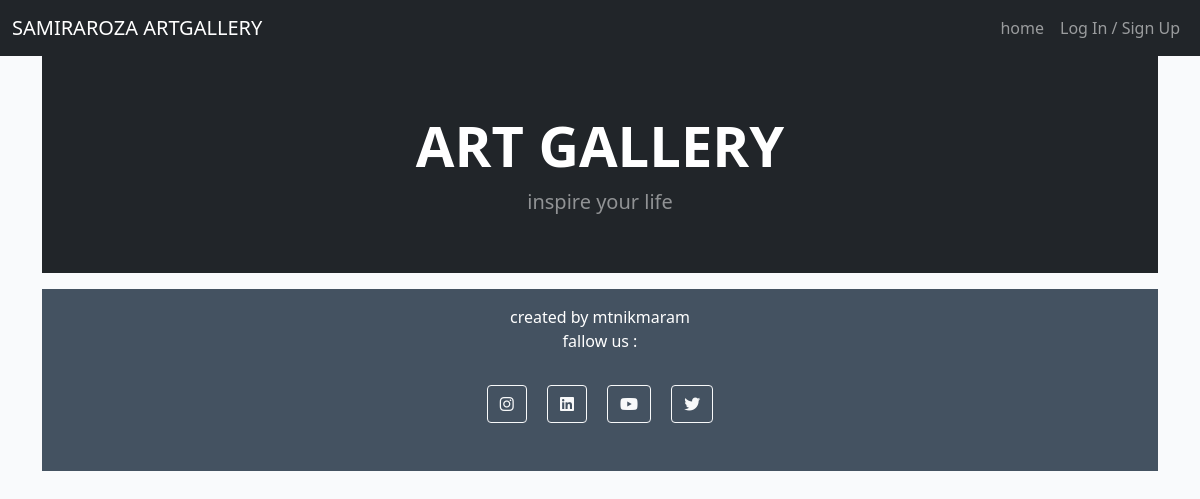
The app's page /, older data.
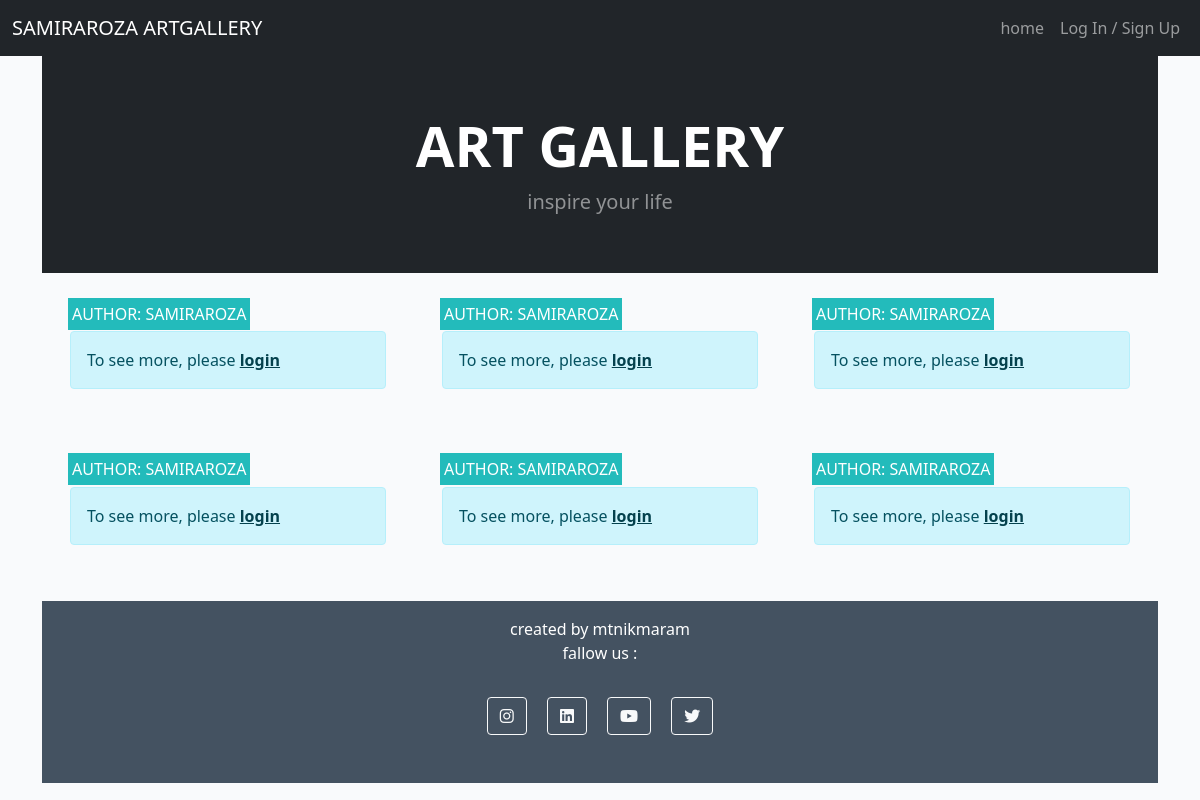
The same page, newer data.
### store/models.py (models this page shows, shortened)
class Post(models.Model):
    title = models.CharField(max_length=200, unique=True)
    slug = models.SlugField(max_length=200, unique=True)
    author = models.ForeignKey(User, on_delete=models.CASCADE, related_name="blog_posts")
    updated_on = models.DateTimeField(auto_now=True)
    content = models.TextField()
    featured_image = CloudinaryField('image', default='placeholder')
    excerpt = models.TextField(blank=True)
    created_on = models.DateTimeField(auto_now_add=True)
    status = models.IntegerField(choices=STATUS, default=0)
    likes = models.ManyToManyField(User, related_name='blogpost_like', blank=True)
    approved = models.BooleanField(default=False)
    class Meta:
        ordering = ["-created_on"]

### store/views.py (the view)
# urls.py: path('', views.PostList.as_view(), name='home'),
class PostList(generic.ListView):
    model = Post
    queryset = Post.objects.filter(status=1, approved=True).order_by("-created_on")
    template_name = "index.html"
    paginate_by = 6

### templates/index.html (shortened to what this page needs)
{% extends "base.html" %}
{% block content %}
<header class="bg-dark py-2">
    <div class="container px-4 px-lg-5 my-5">
        <div class="text-center text-white">
            <h1 class="display-4 fw-bolder">ART GALLERY</h1>
            <p class="lead fw-normal text-white-50 mb-0">inspire your life</p>
        </div>
    </div>
</header>
<div class="container-fluid">
    <div class="row">
        <div class="col-12 mt-3 left">
            <div class="row">
                {% for post in post_list %}
                <div class="col-md-4">
                    <div class="card mb-4">
                        <div class="card-body">
                            <div class="image-container">
                                <div class="image-flash">
                                    <p class="author">Author: {{ post.author }}</p>
                                </div>
                            </div>
                            {% if user.is_authenticated %}
                            <a href="{% url 'post_detail' post.slug %}" class="post-link">
                                <h2 class="card-title">{{ post.title }}</h2>
                                <p class="card-text">{{ post.excerpt }}</p>
                            </a>
                            <hr />
                            <p class="card-text text-muted h6">{{ post.created_on}} <i class="far fa-heart"></i>
                                {{ post.number_of_likes }}</p>
                                {% else %}
                                <div class="alert alert-info">
                                    <p class="mb-0">To see more, please <a class="alert-link" href="{% url 'account_login' %}">login</a></p>
                                </div>
                                {% endif %}
                        </div>
                    </div>
                </div>
                {% if forloop.counter|divisibleby:3 %}
            </div>
            <div class="row">
                {% endif %}
                {% endfor %}
            </div>
        </div>
    </div>
</div>
{%endblock%}

Row changes from the older to the newer data that the page shows:
now on this page (row edited): Post: author "SAMIRAROZA"
now on this page (row edited): Post: author "SAMIRAROZA"
now on this page (row edited): Post: author "SAMIRAROZA"
now on this page (row edited): Post: author "SAMIRAROZA"
now on this page (row edited): Post: author "SAMIRAROZA"
now on this page (row edited): Post: author "SAMIRAROZA"
